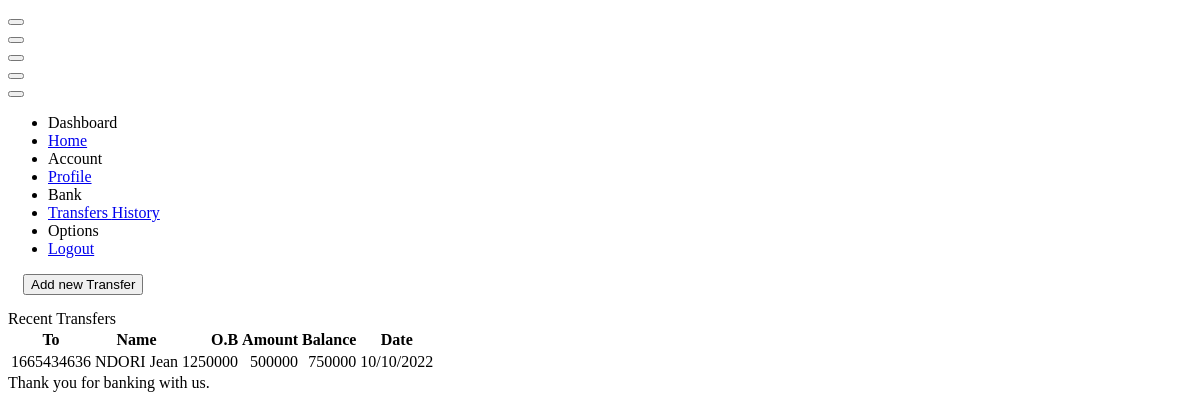
The app's page /member/transfers.php (signed in) with its own data.
### tables this page shows
CREATE TABLE `transfers` (
  `id` int(11) NOT NULL,
  `fromacc` varchar(100) NOT NULL,
  `toacc` varchar(100) NOT NULL,
  `ob` varchar(100) NOT NULL,
  `amount` varchar(100) NOT NULL,
  `balance` varchar(100) NOT NULL,
  `tdatetime` varchar(100) NOT NULL,
  `deleted` int(1) NOT NULL
);

CREATE TABLE `accounts` (
  `id` int(11) NOT NULL,
  `accountno` varchar(100) NOT NULL,
  `fullname` varchar(100) NOT NULL,
  `idcard` varchar(100) NOT NULL,
  `phone` varchar(100) NOT NULL,
  `mobilepin` varchar(100) NOT NULL,
  `balance` varchar(100) NOT NULL DEFAULT '0',
  `deleted` int(1) NOT NULL DEFAULT 0
);

### member/transfers.php (the view, shortened to what this page needs)
<?php
if (!isset($_SESSION['gb_member'])) {
  echo"<script>window.location='../index';</script>";
}else{
    $accountNo = $_SESSION['gb_member'];
}
?>
<!DOCTYPE html>
<html lang="en" >
<head>
  <link rel="stylesheet" href="./style.css">
</head>
<body>
<!doctype html>
<html lang="en">
<head>
<link href="https://demo.dashboardpack.com/architectui-html-free/main.css" rel="stylesheet"></head>
<body>
    <div class="app-container app-theme-white body-tabs-shadow fixed-sidebar fixed-header">
        <div class="app-header header-shadow">
            <div class="app-header__logo">
                <div class="header__pane ml-auto">
                    <div>
                        <button type="button" class="hamburger close-sidebar-btn hamburger--elastic" data-class="closed-sidebar">
                        </button>
                    </div>
                </div>
            </div>
            <div class="app-header__mobile-menu">
                <div>
                    <button type="button" class="hamburger hamburger--elastic mobile-toggle-nav">
                    </button>
                </div>
            </div>
        </div>
        <div class="app-main">
                <div class="app-sidebar sidebar-shadow">
                    <div class="app-header__logo">
                        <div class="header__pane ml-auto">
                            <div>
                                <button type="button" class="hamburger close-sidebar-btn hamburger--elastic" data-class="closed-sidebar">
                                </button>
                            </div>
                        </div>
                    </div>
                    <div class="app-header__mobile-menu">
                        <div>
                            <button type="button" class="hamburger hamburger--elastic mobile-toggle-nav">
                            </button>
                        </div>
                    </div>
                    <div class="app-header__menu">
                        <span>
                            <button type="button" class="btn-icon btn-icon-only btn btn-primary btn-sm mobile-toggle-header-nav">
                            </button>
                        </span>
                    </div>
                    <div class="scrollbar-sidebar">
                        <div class="app-sidebar__inner">
                            <ul class="vertical-nav-menu">
                                <li class="app-sidebar__heading">Dashboard</li>
                                <li>
                                    <a href="index">
                                        Home
                                    </a>
                                </li>
                                <li class="app-sidebar__heading">Account</li>
                                <li>
                                    <a href="profile">
                                        Profile
                                    </a>
                                </li>
                                <li class="app-sidebar__heading">Bank</li>
                                <li>
                                    <a href="transfers" class="mm-active">
                                        Transfers
                                    </a>
                                    <a href="bank">
                                        History
                                    </a>
                                </li>
                                <li class="app-sidebar__heading">Options</li>
                                <li>
                                    <a href="logout">
                                        Logout
                                    </a>
                                </li>
                            </ul>
                        </div>
                    </div>
                </div>
                <div class="app-main__outer">
                    <div class="app-main__inner">
                        <div class="row">
                            <a href="addNewTransfer"><button type="button" id="PopoverCustomT-1" class="btn btn-primary btn-sm" style="margin-left: 15px; margin-bottom: 15px;">Add new Transfer</button></a>
                            <div class="col-md-12">
                                <div class="main-card mb-3 card">
                                    <div class="card-header">Recent Transfers</div>
                                    <div class="table-responsive">
                                        <table class="align-middle mb-0 table table-borderless table-striped table-hover">
                                            <thead>
                                            <tr>
                                                <th>To</th>
                                                <th>Name</th>
                                                <th style='text-align: right;'>O.B</th>
                                                <th style='text-align: right;'>Amount</th>
                                                <th style='text-align: right;'>Balance</th>
                                                <th>Date</th>
                                            </tr>
                                            </thead>
                                            <tbody>
                                            <?php
                                                $sql_u = mysqli_query($connect, "SELECT * FROM transfers WHERE fromacc = '$accountNo' ORDER BY id DESC LIMIT 10");
                                                while($d_u = mysqli_fetch_array($sql_u)){
                                                    $query_account = mysqli_query($connect,"SELECT * FROM accounts WHERE accountno='".$d_u['toacc']."'");
                                                    $data_account = mysqli_fetch_array($query_account);
                                                    echo"<tr>
                                                        <td>".$d_u['toacc']."</td>
                                                        <td>".$data_account['fullname']."</td>
                                                        <td style='text-align: right;'>".$d_u['ob']."</td>
                                                        <td style='text-align: right;'>".$d_u['amount']."</td>
                                                        <td style='text-align: right;'>".$d_u['balance']."</td>
                                                        <td>".date('d/m/Y', $d_u['tdatetime'])."</td>
                                                    </tr>";
                                                }
                                            ?>
                                            </tbody>
                                        </table>
                                    </div>
                                    <div class="d-block text-center card-footer">
                                        Thank you for banking with us.
                                    </div>
                                </div>
                            </div>
                        </div>
                    </div>
                </div>
        </div>
    </div>
<script type="text/javascript" src="https://demo.dashboardpack.com/architectui-html-free/assets/scripts/main.js"></script></body>
</html>
</body>
</html>

### records on screen
transfers: toacc "1665434636", accounts.fullname "NDORI Jean", ob "1250000", amount "500000", balance "750000", tdatetime "10/10/2022"
